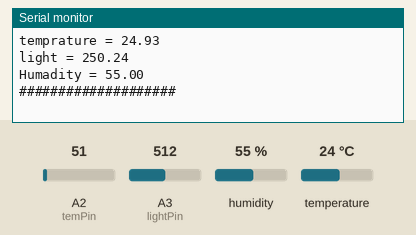
The sketch below on a simulated Arduino Uno, built with avr-gcc and run on an emulated ATmega328P. Parts: the last lines printed to the serial monitor. Inputs (shaded band) come from the test bench; at power-on: humidity 55 %, A2 (temPin) = 51, A3 (lightPin) = 512, temperature 24 °C.

Above: at 5.8 s.
5.9 s: humidity set to 22 %
At 10.6 s:
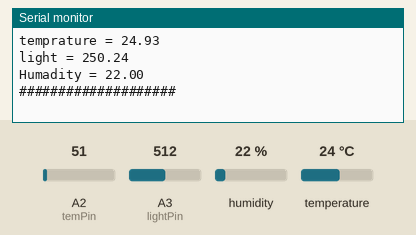
11.9 s: A2 (temPin) set to 61
17.9 s: A3 (lightPin) set to 716
23.9 s: humidity set to 40 %
At 26.9 s:
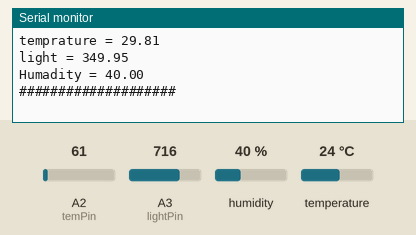
29.9 s: A2 (temPin) set to 71
35.9 s: A3 (lightPin) set to 992
Timing chart, 0 to 38.9 s (numbered marks = the images above; inputs shaded):
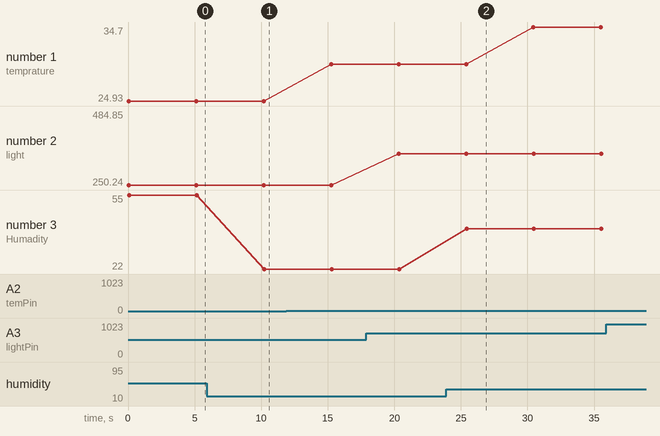

Measured:
- after the input at 5.9 s, the serial monitor: prints a new line after 4.3 s (image 1)
- after the input at 23.9 s, the serial monitor: prints a new line after 1.5 s (image 2)
- plotted number 1: 24.93 → 29.81 after the input at 11.9 s, 29.81 → 34.7 after the input at 29.9 s
- plotted number 2: 250.24 → 349.95 after the input at 17.9 s, 349.95 → 484.85 after the input at 35.9 s
- plotted number 3: 55 → 22 after the input at 5.9 s, 22 → 40 after the input at 23.9 s

The sketch:

analog_test_all.ino
```cpp
#include <dht11.h>


int temPin = A2;
int lightPin = A3;
int humPin = A4;


dht11 DHT11;

float temp;
float light;
float hud;


void setup(){
    Serial.begin(9600);
    pinMode(temPin, INPUT);
    pinMode(lightPin, INPUT);
    pinMode(humPin, INPUT);

}

void loop(){
    temp = getTemp();
    light = getLight();
    hud = getHud();
    Serial.println(" ");
    Serial.println("######################");
    Serial.print("temprature = ");
    Serial.println(temp);
    Serial.print("light = ");
    Serial.println(light);
    Serial.print("Humadity = ");
    Serial.println(hud);
    Serial.println("####################");
    Serial.println(" ");
    delay(5000);
}


float getTemp(){
    int volt = analogRead(temPin);
    float miliVolt = volt*(5.0/1023.0)*1000;
    return (float)miliVolt/10.0;
}
float getLight(){
    int volt = analogRead(lightPin);
    float miliVolt = volt*(5.0/1023.0)*1000;
    return (float)miliVolt/10.0;
}

float getHud(){
    DHT11.read(humPin);
    return (float)DHT11.humidity;

}
```
